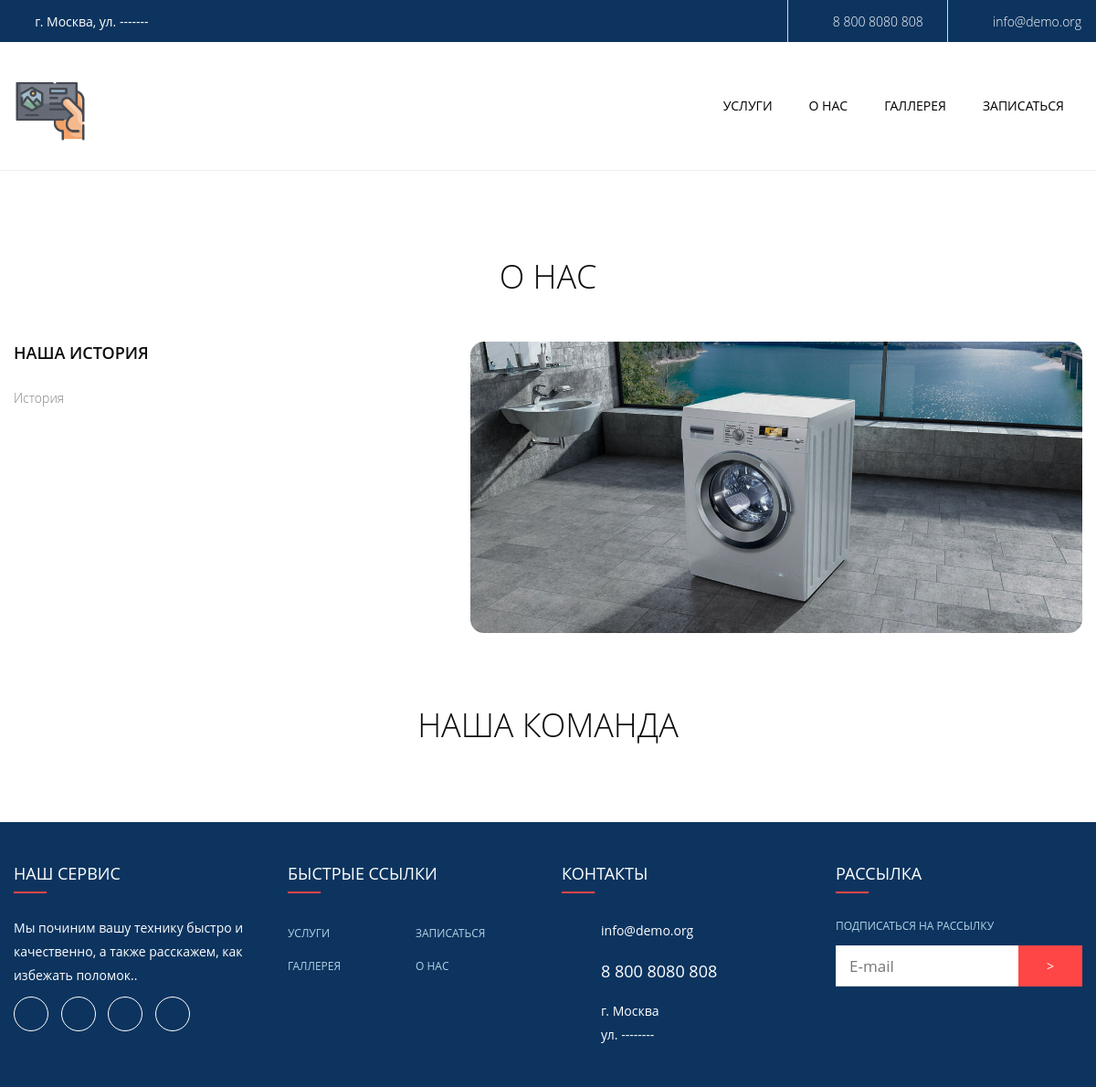
The app's page /about_us/, older data.
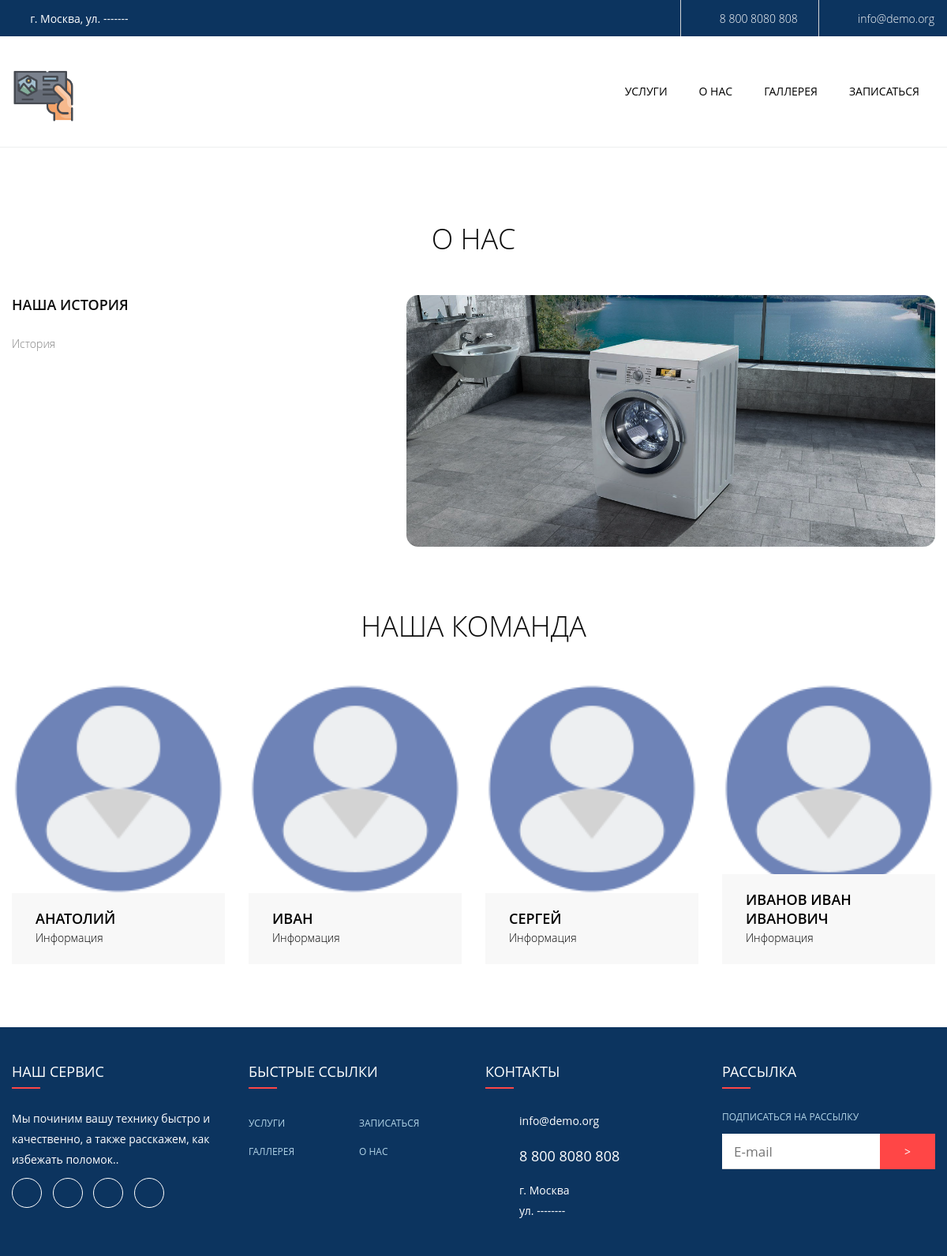
The same page, newer data.
### TverWashApp/models.py (models this page shows, shortened)
class Team(models.Model):
    name = models.CharField(max_length=30, verbose_name='Имя')
    image = models.ImageField(verbose_name='Фото', upload_to='TverWashApp/static/img/')
    about = models.TextField(max_length=1000, verbose_name='Краткая история')
    phone = models.CharField(max_length=18, verbose_name='Телефон', blank=True, null=True)
    class Meta:
        verbose_name = 'Команда'
        verbose_name_plural = 'Команда'
        ordering = ['id']

### TverWashApp/views.py (the view, shortened to what this page needs)
# urls.py: path('about_us/', About_Us.as_view(), name='about_us'),
class About_Us(ListView):
    queryset = Team.objects.all()
    context_object_name = 'team'
    template_name = "TverWashApp/about-us.html"

### TverWashApp/templates/TverWashApp/about-us.html (shortened to what this page needs)
{% extends 'TverWashApp/index.html' %}
{% load static %}
{% block content %}
      <hr>
      <section class="section-md bg-white">
        <div class="shell">
          <h3>О нас</h3>
          <div class="range range-xs-center text-sm-left range-50">
            <div class="cell-sm-5">
              <h6>Наша история</h6>
              <p>История</p>
            </div>
            <div class="cell-sm-7"><img src="{% static 'img/about.7ab1d77.png' %}" alt="" width="670" height="242"/>
            </div>
          </div>
        </div>
      </section>
      <section class="section-md bg-white">
        <div class="shell">
          <h3>Наша команда</h3>
          <div class="range range-xs-center range-45">
            {% for photo_team in team %}
            <div class="cell-sm-6 cell-md-3">
              <div class="thumbnail-variant-2"><img src="{{ photo_team.image.url }}" alt="" width="270" height="187"/>
                <div class="caption">
                  <h6><a class="link link-black" href="#">{{ photo_team.name }}</a></h6><span class="subtitle-thumnbail">{{ photo_team.about }}</span><a class="link link-black" href="callto:#">Тел: {{ photo_team.number }}</a>
                </div>
              </div>
            </div>
            {% endfor %}
        </div>
        </div>
      </section>
      {% endblock content %}

### TverWashApp/templates/TverWashApp/index.html (shortened to what this page needs)
<!DOCTYPE html>
<html class="wide wow-animation" lang="ru">
  <head>
    {% load static %}
    <link rel="stylesheet" href="{% static 'css/bootstrap.css' %}">
    <link rel="stylesheet" href="{% static 'css/style.css' %}">
  </head>
  <body>
    <div class="page text-center">
      <header class="page-header">
        <div class="rd-navbar-wrap">
          <nav class="rd-navbar rd-navbar-default rd-navbar-default-with-top-panel" data-layout="rd-navbar-fixed" data-sm-layout="rd-navbar-fixed" data-md-layout="rd-navbar-fullwidth" data-md-device-layout="rd-navbar-fixed" data-lg-layout="rd-navbar-static" data-lg-device-layout="rd-navbar-static" data-md-stick-up-offset="90px" data-lg-stick-up-offset="150px">
            <div class="rd-navbar-top-panel rd-navbar-collapse-items">
              <div class="rd-navbar-top-panel-inner">
                <div class="left-side">
                  <address class="contact-info">
                    <div class="reveal-inline-block">
                      <div class="unit unit-middle unit-horizontal unit-spacing-xs unit-xs-top">
                        <div class="unit-left"><span class="icon icon-sm text-middle fa-map-marker"></span></div>
                        <div class="unit-body"><a class="text-middle link link-gray-base" href="{% url 'home' %}">г. Москва, ул. -------</a></div>
                      </div>
                    </div>
                  </address>
                </div>
                <div class="right-side">
                  <ul class="list-inline list-inline-md">
                    <li>
                      <div class="reveal-inline-block">
                        <div class="unit unit-middle unit-horizontal unit-spacing-xs unit-xs-top">
                          <div class="unit-left"><span class="icon icon-sm text-middle fa-phone"></span></div>
                          <div class="unit-body"><a class="text-middle link link-gray-base" href="callto:#">8 800 8080 808</a></div>
                        </div>
                      </div>
                    </li>
                    <li>
                      <div class="reveal-inline-block">
                        <div class="unit unit-middle unit-horizontal unit-spacing-xs unit-xs-top">
                          <div class="unit-left"><span class="icon icon-sm text-middle fa-phone"></span></div>
                          <div class="unit-body"><a class="text-middle link link-gray-base" href="callto:#">info@demo.org</a></div>
                        </div>
                      </div>
                    </li>
                  </ul>
                </div>
              </div>
            </div>
            <div class="rd-navbar-inner">
              <div class="rd-navbar-panel">
                <div class="rd-navbar-brand"><a class="brand-name" href="{% url 'home' %}"><img src="{% static 'img/business-card.png'%}" width="80" height="33" alt=""></a></div>
              </div>
              <div class="rd-navbar-aside-right">
                <div class="rd-navbar-nav-wrap">
                  <div class="rd-navbar-nav-scroll-holder">
                    <ul class="rd-navbar-nav">
                      <li><a href="{% url 'services' %}">Услуги</a></li>
                      <li><a href="{% url 'about_us' %}">О нас</a></li>
                      <li><a href="{% url 'gallery' %}">Галлерея</a></li>
                      <li><a data-toggle="modal" data-target="#modalsignup" href="">Записаться</a></li>
                    </ul>
                  </div>
                </div>
              </div>
            </div>
          </nav>
        </div>
      </header>
      {% block content %}{% endblock content %}
      <footer class="page-footer text-center text-sm-left">
        <div class="shell section-xs">
          <div class="range range-xs-center range-45">
            <div class="cell-sm-6 cell-lg-3">
              <h6>НАШ СЕРВИС</h6>
              <hr class="divider divider-xs">
              <div class="p">
                Мы починим вашу технику быстро и качественно, а также расскажем, как избежать поломок..</div>
                    <ul class="list-inline">
                      <li><a class="icon fa fa-facebook icon-circle icon-xs icon-white" href="index.html#"></a></li>
                      <li><a class="icon fa fa-twitter icon-circle icon-xs icon-white" href="index.html#"></a></li>
                      <li><a class="icon fa fa-google-plus icon-circle icon-xs icon-white" href="index.html#"></a></li>
                      <li><a class="icon fa fa-instagram icon-circle icon-xs icon-white" href="index.html#"></a></li>
                    </ul>
            </div>
            <div class="cell-sm-6 cell-lg-3">
              <h6>Быстрые ссылки</h6>
              <hr class="divider divider-xs">
              <ul class="list list-unstyled list-2-col">
                <li><a class="link link-footer" href="{% url 'services' %}">Услуги</a></li>
                <li><a class="link link-footer" href="{% url 'gallery' %}">Галлерея</a></li>
                <li><a class="link link-footer" data-toggle="modal" data-target="#modalsignup" href=""">Записаться</a></li>
                <li><a class="link link-footer" href="{% url 'about_us' %}">О нас</a></li>
              </ul>
            </div>
            <div class="cell-sm-6 cell-lg-3">
              <h6>Контакты</h6>
              <hr class="divider divider-xs">
              <div class="unit unit-horizontal unit-middle unit-align-center unit-sm-align-left unit-spacing-xs">
                <div class="unit-left"><span class="icon icon-footer fa-envelope"></span></div>
                <div class="unit-body"><a class="link link-white" href="mailto:#"> info@demo.org</a></div>
              </div>
              <div class="unit unit-horizontal unit-top unit-align-center unit-sm-align-left unit-spacing-xs">
                <div class="unit-left"><span class="icon icon-footer fa-phone"></span></div>
                <div class="unit-body"><a class="link link-white" href="callto:#">8 800 8080 808</a></div>
              </div>
              <div class="unit unit-horizontal unit-middle unit-align-center unit-sm-align-left unit-spacing-xs">
                <div class="unit-left"><span class="icon icon-footer fa-map-marker"></span></div>
                <div class="unit-body"><a class="link link-white" href="">г. Москва <br> ул. --------</a></div>
              </div>
            </div>
            <div class="cell-sm-6 cell-lg-3">
              <h6>Рассылка</h6>
              <hr class="divider divider-xs">
              <div class="p small"> Подписаться на рассылку</div>
                    <form class="rd-mailform form-subscribe" data-form-output="form-output-global" data-form-type="subscribe" method="post" action="/bat/rd-mailform.php">
                      <div class="form-group">
                        <input class="form-input" placeholder="E-mail" type="email" name="email" data-constraints="@Required @Email">
                      </div>
                      <button class="button button-coral-red" type="submit">></button>
                    </form>
            </div>
          </div>
        </div>
      </footer>
    </div>
</html>

Row changes from the older to the newer data that the page shows:
added Team: image (picture), name "АНАТОЛИЙ", about "Информация"
added Team: image (picture), name "ИВАН", about "Информация"
added Team: image (picture), name "СЕРГЕЙ", about "Информация"
added Team: image (picture), name "ИВАНОВ ИВАН ИВАНОВИЧ", about "Информация"
